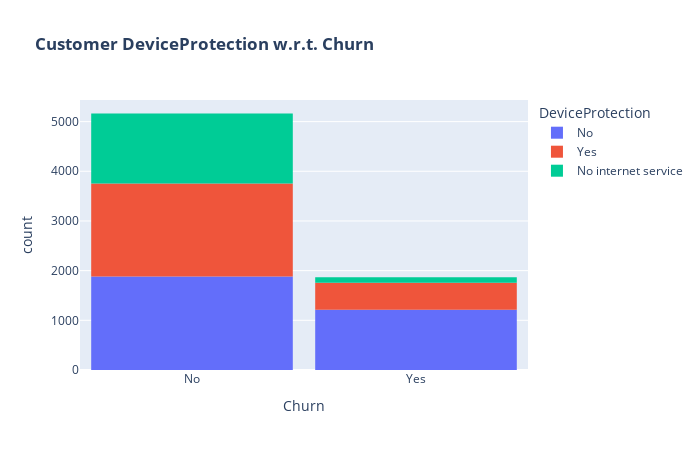

Source (notebook cell):
### Code cell
fig = px.histogram(df, x="Churn", color="DeviceProtection", title="<b>Customer DeviceProtection w.r.t. Churn</b>")
fig.update_layout(width=700, height=450, bargap=0.1)
fig.show()

### Figure 1 — Plotly figure (JSON) as saved in the notebook; plotly's stock layout.template omitted (floating-point values rounded to 4 significant figures; data arrays with more than 128 entries replaced by an {"elided": "..."} marker saying what was removed)
{"data": [{"bingroup": "x", "hovertemplate": "DeviceProtection=No<br>Churn=%{x}<br>count=%{y}<extra></extra>", "legendgroup": "No", "marker": {"color": "#636efa", "pattern": {"shape": ""}}, "name": "No", "orientation": "v", "showlegend": true, "type": "histogram", "x": {"elided": "3094 str values"}, "xaxis": "x", "yaxis": "y"}, {"bingroup": "x", "hovertemplate": "DeviceProtection=Yes<br>Churn=%{x}<br>count=%{y}<extra></extra>", "legendgroup": "Yes", "marker": {"color": "#EF553B", "pattern": {"shape": ""}}, "name": "Yes", "orientation": "v", "showlegend": true, "type": "histogram", "x": {"elided": "2418 str values"}, "xaxis": "x", "yaxis": "y"}, {"bingroup": "x", "hovertemplate": "DeviceProtection=No internet service<br>Churn=%{x}<br>count=%{y}<extra></extra>", "legendgroup": "No internet service", "marker": {"color": "#00cc96", "pattern": {"shape": ""}}, "name": "No internet service", "orientation": "v", "showlegend": true, "type": "histogram", "x": {"elided": "1520 str values"}, "xaxis": "x", "yaxis": "y"}], "layout": {"bargap": 0.1, "barmode": "relative", "height": 450, "legend": {"title": {"text": "DeviceProtection"}, "tracegroupgap": 0}, "title": {"text": "<b>Customer DeviceProtection w.r.t. Churn</b>"}, "width": 700, "xaxis": {"anchor": "y", "domain": [0, 1], "title": {"text": "Churn"}}, "yaxis": {"anchor": "x", "domain": [0, 1], "title": {"text": "count"}}}}
